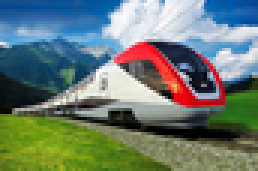
%> input picture 9/поезд.PNG, 86 x 57 px, shrunk from 350 x 233 before the run (shown 3 times larger)
$ octave --eval "result = N1;"   (GNU Octave 9; MATLAB toolbox functions it lacks are replaced by stand-ins)
%> lines starting %> are read from the running program, lines starting %| are printed output that depends on the picture
function res = N1(I)

if(nargin==0)
    I=imread('поезд.png');
%> I is the input picture: size 57x86x3 uint8; mean R, G, B 106.9, 123.6, 113.9
    I=rgb2gray(I);
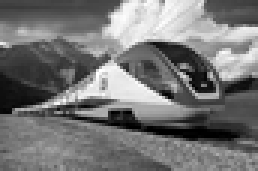
%> I: size 57x86 uint8 (shown 3 times larger); min 0, max 255, mean 117.5
end

figure
imshow(I);
title('Base');

figure
corners = detectHarrisFeatures(I);
%> corners = 50 points; strongest (x, y): (70, 26), (67, 31), (72, 31), (37, 38), (62, 24)
imshow(I);hold on
plot(corners);
title('Harris');
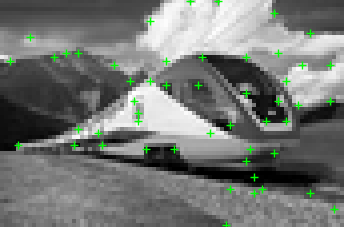
%> figure redrawn from the program's plot data; shown 4 times larger; its title reads 'Harris'


figure
corners = detectFASTFeatures(I);
%> corners = 46 points; strongest (x, y): (62, 22), (6, 37), (36, 39), (33, 19), (72, 32)
imshow(I);hold on
plot(corners.selectStrongest(50));
title('Fast');
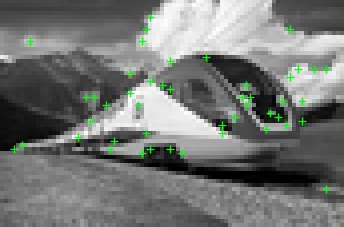
%> figure redrawn from the program's plot data; shown 4 times larger; its title reads 'Fast'
hold off
end
%> (the run ends here)
